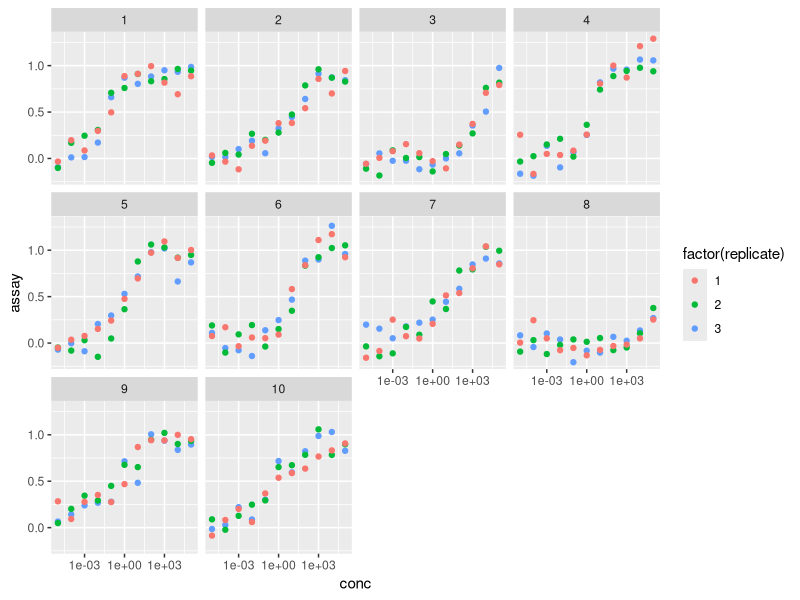

R code for this plot:
library(tidyverse)

fpl <- function(x, IC50, scal, sd = .1) {
  tibble(
    assay = (1/(1 + exp((IC50 - x)/scal))) + rnorm(length(x), sd = sd),
    conc = 10^x
  )
}

sim_IC50 <- function(n = 10, reps = 3) {
  doses <- -5:5 # on log-10 scale
  
  dat <- NULL
  
  for (i in 1:n) {
    IC50_param <- rnorm(1, mean = 1, sd = 2)
    scal_param <- exp(rnorm(1.5, sd = .5))
    for (j in 1:reps) {
      dat <- 
        fpl(doses, IC50 = IC50_param, scal = scal_param) %>% 
        mutate(compound = i, replicate = j) %>% 
        bind_rows(dat)
    }
  }
  dat
}

ggplot(sim_IC50()) +
  aes(x = conc, y = assay, group = replicate, col = factor(replicate)) +
  geom_point() + 
  scale_x_log10() + 
  facet_wrap(~compound)
